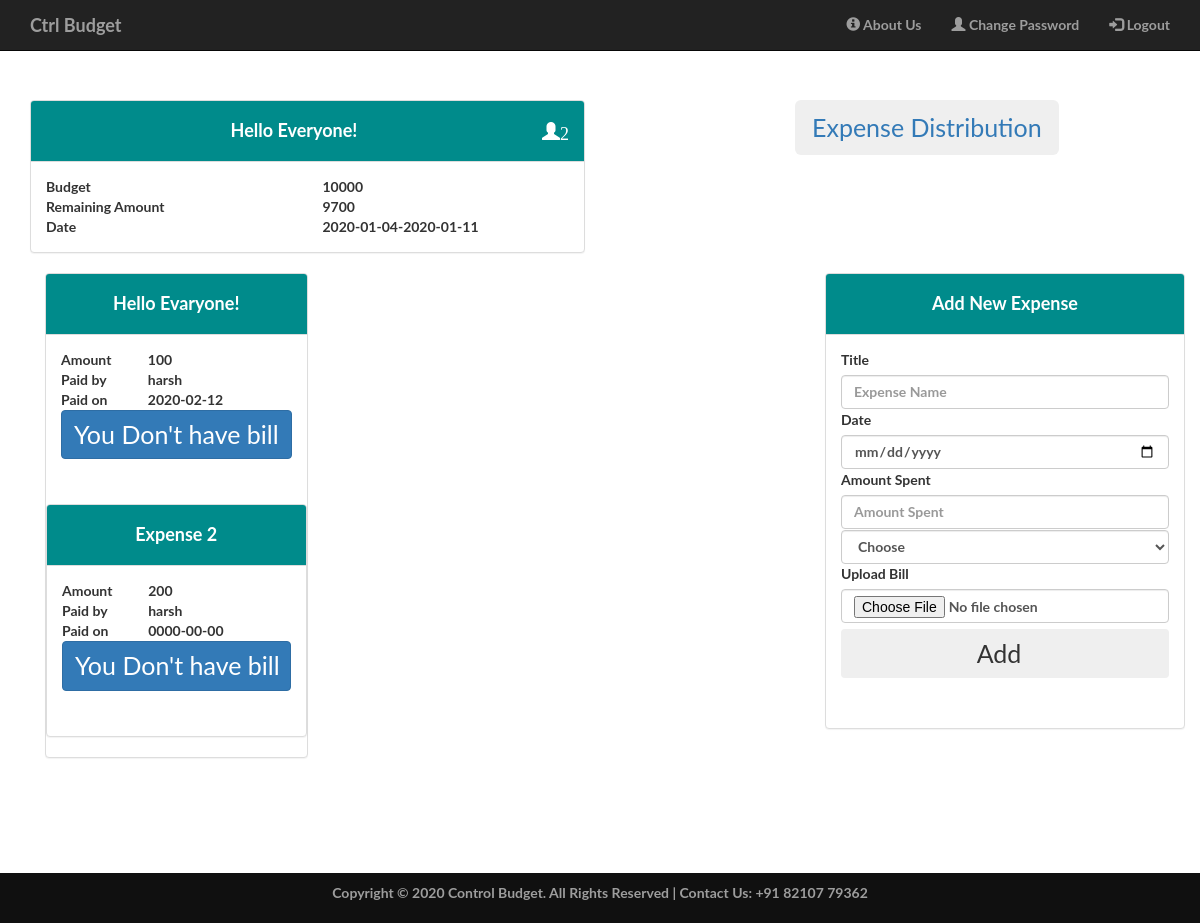
The app's page /pages/view_plan.php (signed in) with its own data.
### tables this page shows
CREATE TABLE `budgetplan` (
  `PlanID` int(11) NOT NULL,
  `id` int(11) NOT NULL,
  `Title` varchar(255) NOT NULL,
  `start_date` date NOT NULL,
  `end_date` date NOT NULL,
  `Budget` bigint(20) NOT NULL,
  `People` int(10) DEFAULT NULL,
  `people_name` varchar(255) NOT NULL
);

CREATE TABLE `expense` (
  `ExpenseID` int(11) NOT NULL,
  `id` int(11) DEFAULT NULL,
  `Title` varchar(255) NOT NULL,
  `date` date NOT NULL,
  `amt_spent` bigint(20) NOT NULL,
  `person` varchar(255) DEFAULT NULL,
  `upload_bill` blob
);

### pages/view_plan.php (the view, shortened to what this page needs)
<?php
	$id =$_SESSION ['id'];
	require '../includes/common.php';
	$select_query =" Select id, Title, start_date,end_date,Budget,People,people_name from budgetplan where id ='$id'";
	$select_query_result = mysqli_query($con, $select_query) or die(mysqli_error($con));
	$select_expense_query =" Select amt_spent from expense where id ='$id'";
	$select_expense_query_result = mysqli_query($con, $select_expense_query) or die(mysqli_error($con));
	$expense =0;
	while($row = mysqli_fetch_array($select_expense_query_result)) {
		$expense += $row['amt_spent'];
	}
	?>
<!DOCTYPE html>
<html>
<head>
    <link rel="stylesheet" href="https://maxcdn.bootstrapcdn.com/bootstrap/3.4.1/css/bootstrap.min.css">
	<link rel="stylesheet" type="text/css" href="../css/index.css">
</head>
<body >
	<?php include '../includes/header.php'; ?>
	<div id="content">
		<div  class="container decor_bg" id="content">
			<div class="row ">
				<a href="expense1.php" class="col-xs-offset-2"><button class="btn btn-outline-info btn-lg"> Expense Distribution</button></a>
			<?php while($row = mysqli_fetch_array($select_query_result)) {
				$remaining_amt =$row['Budget']- $expense;
				?>
			<div class="col-sm-12 col-md-4 col-lg-6">
				<div class="panel panel-default">
					<div class="panel-heading panel-heading-custom2">
						<h4><center><?php echo $row['Title'];?><span class="glyphicon glyphicon-user" style="float: right;"><?php echo $row['People']; ?></span></center> </h4>
					</div>
					<div class="panel-body">
						<div class="row">
							<div class="col-xs-4">Budget</div>
							<div class="col-xs-6 col-xs-offset-2"><?php echo $row['Budget'];?></div>
						</div>
						<div class="row">
							<div class="col-xs-4">Remaining Amount</div>
							<div class="col-xs-6 col-xs-offset-2"><?php echo $remaining_amt;?></div>
						</div>
						<div class="row">
							<div class="col-xs-4">Date</div>
							<div class="col-xs-6 col-xs-offset-2"><?php echo $row['start_date']."-".$row['end_date'];?></div>
						</div>
					</div>
				</div>
			</div>
			<?php } ?>
		</div>
		<div  class="container decor_bg" >
			<div class="row ">
				<div >
					<?php include "test_plan.php"; ?>
				</div>
				<div>
					<?php include "test.php";?>
	<?php include '../includes/footer.php'; ?>
</body>
</html>

### pages/test_plan.php (shortened to what this page needs)
<?php
	$id = $_SESSION ['id'];
	require '../includes/common.php';
	$select_expense_query =" Select amt_spent,Title,date,person,upload_bill from expense where id ='$id'";
	$select_expense_query_result = mysqli_query($con, $select_expense_query) or die(mysqli_error($con));
	?>
<!DOCTYPE html>
<html>
<head>
    <link rel="stylesheet" href="https://maxcdn.bootstrapcdn.com/bootstrap/3.4.1/css/bootstrap.min.css">
	<link rel="stylesheet" type="text/css" href="../css/index.css">
</head>
<body >
				<div class=" col-sm-12 col-md-6 col-lg-3" >
					<?php while($row = mysqli_fetch_array($select_expense_query_result)) {
					$expense += $row['amt_spent']; ?>
					<div class="panel panel-default">
						<div class="panel-heading panel-heading-custom2">
							<h4><center><?php echo $row['Title'];?></center> </h4>
						</div>
					<div class="panel-body">
						<div class="row">
							<div class="col-xs-4">Amount</div>
							<div class="col-xs-6 col-xs=offset-2"><?php echo $row['amt_spent'];?></div>
						</div>
						<div class="row">
							<div class="col-xs-4">Paid by</div>
							<div class="col-xs-6 col-xs=offset-2"><?php echo $row['person'];?></div>
						</div>
						<div class="row">
							<div class="col-xs-4">Paid on</div>
							<div class="col-xs-6 col-xs=offset-2"><?php echo $row['date'];?></div>
						</div>
						<?php if (!isset($row['bill'])) { ?>
							<p><a href="#" role="button" class="btn btn-primary btn-block">You Don't have bill</a></p><br>
						<?php } else {
								echo '<a href="show_bill.php" class="btn btn-block btn-success" >Show Bill</a><br>';
					  	}?>
					</div>
					<?php } ?>
				</div>
			</div>
		</div>

### css/index.css (style rules this page uses)
body, html { width: 100%; height: 100%; }
body { padding-top:100px; }
body, h1, h2, h3, h4, h5, h6 { font-family: "Lato","Helvetica Neue",Helvetica,Arial,sans-serif; font-weight: 700; }
#content { min-height: 500px; }
.btn { font-size: 25px; }
#content { min-height: 600px; }
.panel-default > .panel-heading-custom2 { background-image: none; background-color: rgb(0,139,139); color: #ffffff; }

### records on screen
budgetplan: Title "Hello Everyone!", People "2", Budget "10000", Budget "9700", start_date "2020-01-04", end_date "2020-01-11"
expense: Title "Hello Evaryone!", amt_spent "100", person "harsh", date "2020-02-12"
expense: Title "Expense 2", amt_spent "200", person "harsh", date "0000-00-00"
